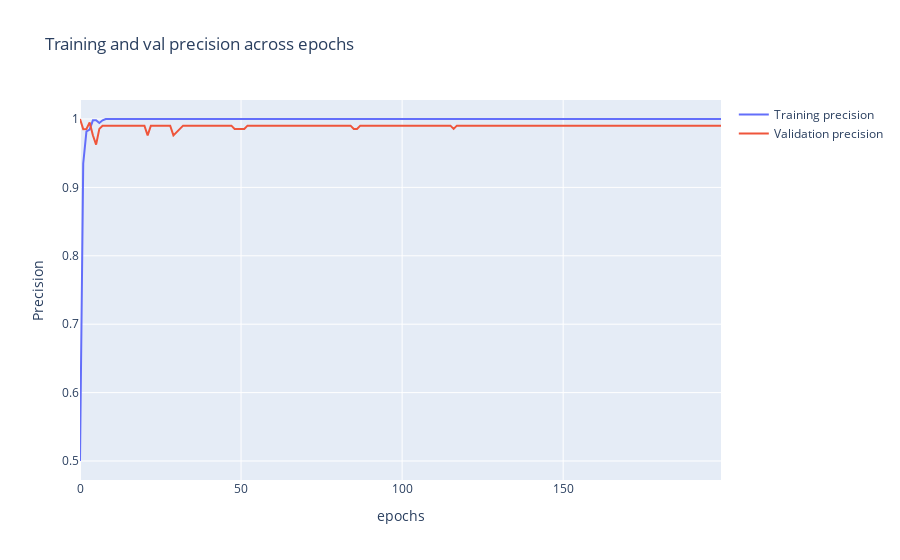

Notebook cell for this chart:
### Code cell
fig = go.Figure(data=[
                      go.Scatter(
                          y=history.history["precision"],
                          name="Training precision",
                          mode="lines",
                      ),
                      go.Scatter(
                          y=history.history["val_precision"],
                          name="Validation precision",
                          mode="lines",
                      )
])
fig.update_layout(
    title='Training and val precision across epochs',
    xaxis_title='epochs',
    yaxis_title='Precision'    
)
fig.show()

### Figure 1 — Plotly figure (JSON) as saved in the notebook; plotly's stock layout.template omitted (floating-point values rounded to 4 significant figures; data arrays with more than 128 entries replaced by an {"elided": "..."} marker saying what was removed)
{"data": [{"mode": "lines", "name": "Training precision", "type": "scatter", "y": {"elided": "200 float values"}}, {"mode": "lines", "name": "Validation precision", "type": "scatter", "y": {"elided": "200 float values"}}], "layout": {"title": {"text": "Training and val precision across epochs"}, "xaxis": {"title": {"text": "epochs"}}, "yaxis": {"title": {"text": "Precision"}}}}
